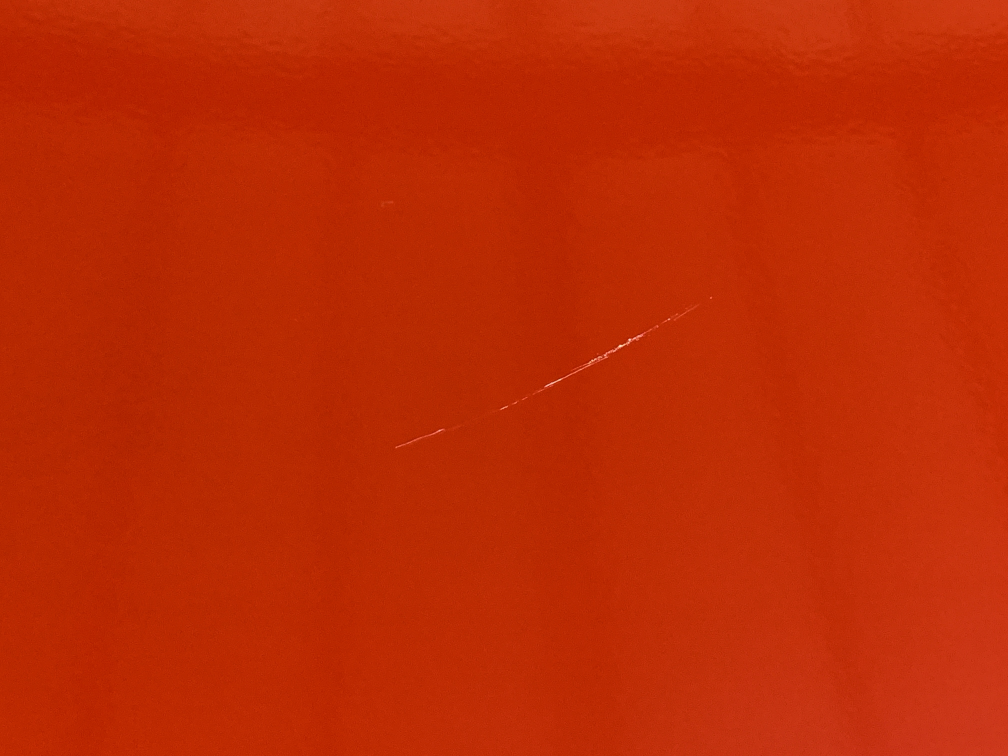
#> input picture images/defect1.jpg, 4032 x 3024 px (shown at 1/4 size); the run also reads 1 picture not shown here
$ jupyter execute '鈑金CH4-1_濾波器與傅立葉轉換.ipynb'   (older library calls are emulated)
#> lines starting #> are read from the running program, lines starting #| are printed output that depends on the picture; after the words box and inside, x2 and y2 are one past the last pixel; in counts of white or black regions, pixels touching at a corner belong together
# 鈑金表面瑕疵檢測影像實作

## 背景：
鈑金噴漆完成後，運送碰撞造成刮痕，透過影像分析，進行瑕疵檢測
## 目的：
以各類濾波器，對各種鈑金表面瑕疵影像，進行影像前處理，凸顯瑕疵特徵、過濾雜訊，以利後續分析

#### 處理流程:
0. 讀取影像、選取ROI
1. [空間域中的濾波](#space)
    * 1.1 [平滑化影像、消除雜訊](#space1)
        * 1.1.1 均值濾波 (Mean filter)
        * 1.1.2 高斯濾波
        * 1.1.3 中值濾波
        * 1.1.4 比較
    * 1.2 [銳化線條：強化物體的邊緣位置](#space2)
        * 1.2.1 高通濾波 (High Pass Filter)
2. [傅立葉轉換](#fourier)
    * 2.1 低通濾波
    * 2.2 高通濾波

3. [方法介紹](#learn)：
    * 3.1 雜訊
    * 3.2 低通濾波器：影像平滑化
        * 3.2.1 均值濾波 (Mean Filter)
        * 3.2.2 高斯濾波 (Gaussian Filter)
        * 3.2.3 中值濾波 (Median Filter)
        * 3.2.4 平滑濾波器處理雜訊影像
    * 3.3 高通濾波器(High Pass Filter)：影像銳化
    * 3.4 傅立葉轉換
        * 3.4.1 不同影像的傅立葉轉換比較
        * 3.4.2 頻率域上的濾波

[cell 1]
import cv2
import numpy as np
from matplotlib import pyplot as plt

## 讀取影像

先取單通道影像處理

[cell 2]
# 瑕疵1
defect1 = cv2.imread('./images/defect1.jpg', 0)
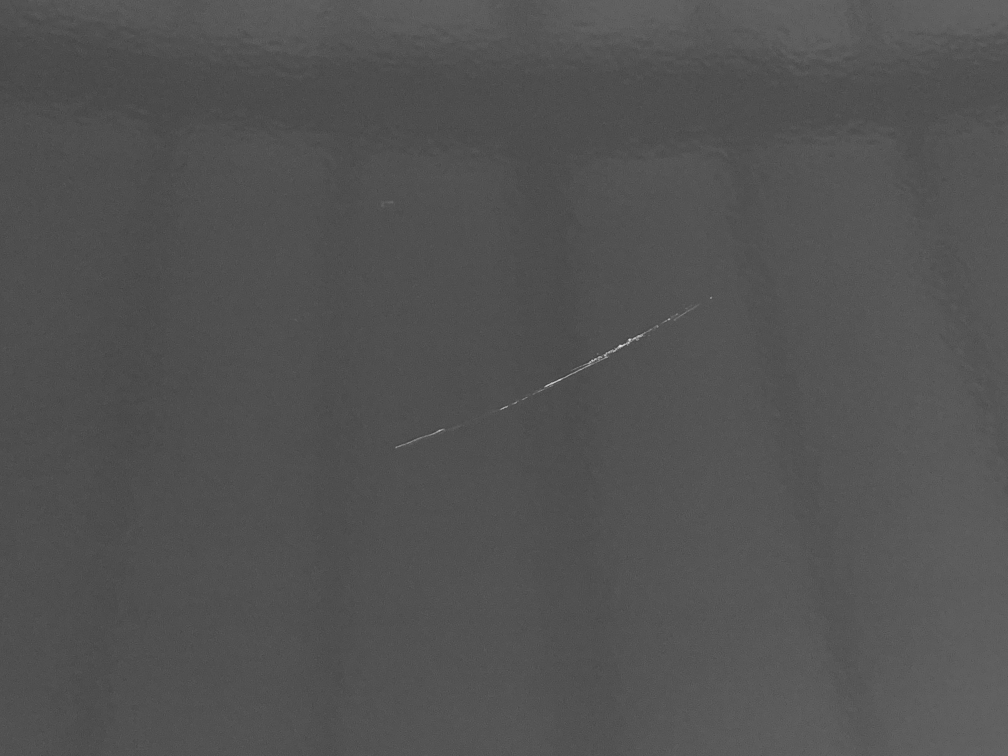
#> defect1: shape (3024, 4032) (shown at 1/4 size); min 44, max 242, mean 82.3
# 瑕疵2
defect2 = cv2.imread('./images/defect2.jpg', 0)
#> defect2: shape (3024, 4032); min 47, max 255, mean 87.1

plt.figure(figsize=(10,6))
plt.subplot(121)
plt.imshow(defect1, cmap = "gray")
plt.title("defect1_original")

plt.subplot(122)
plt.imshow(defect2, cmap = "gray")
plt.title("defect2_original")
plt.show()

# 影像尺寸
print(defect1.shape)
#| (3024, 4032)

## 調整影像尺寸

影像尺寸較大，需要更多的運算時間，在不影響辨識需要資訊量的條件下，可以適度縮小影像尺寸

[cell 3]
# 縮小百分之五十
scale_percent = 50 # percent of original size
width = int(defect1.shape[1] * scale_percent / 100)
#> width = 2016
height = int(defect1.shape[0] * scale_percent / 100)
#> height = 1512
dim = (width, height)
#> dim = (2016, 1512)

defect1 = cv2.resize(defect1, dim )
#> defect1: shape (1512, 2016)
defect2 = cv2.resize(defect2, dim )
#> defect2: shape (1512, 2016)


plt.figure(figsize=(15,15))
plt.subplot(121)
plt.imshow(defect1, cmap = "gray")
plt.title("defect1_resize")

plt.subplot(122)
plt.imshow(defect2, cmap = "gray")
plt.title("defect2_resize")
plt.show()
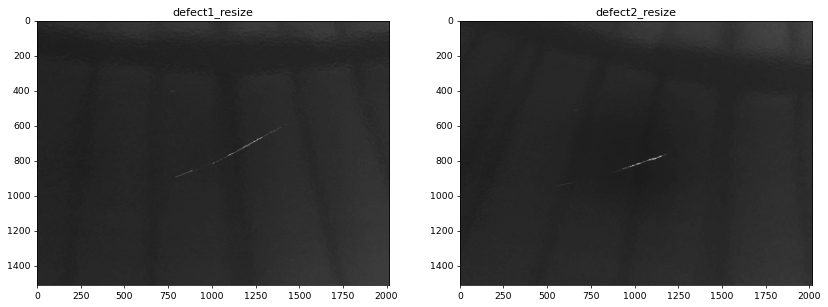
#> figure drawn by matplotlib, 2 panels

## 1. 空間域中的濾波 <a id='space'></a>

### 1.1 平滑化影像、消除雜訊 <a id = 'space1'></a>

### 1.1.1 均值濾波 (Mean filter)

[cell 4]
kernel_size = 15 # 遮罩大小
defect1_blur = cv2.blur(defect1,(kernel_size, kernel_size))
defect2_blur = cv2.blur(defect2,(kernel_size, kernel_size))

plt.figure(figsize=(15,12))
plt.subplot(221)
plt.imshow(defect1, cmap = "gray")
plt.title("defect1"),plt.xticks([]), plt.yticks([])
plt.subplot(222)
plt.imshow(defect2, cmap = "gray")
plt.title("defect2"),plt.xticks([]), plt.yticks([])

plt.subplot(223)
plt.imshow(defect1_blur, cmap='gray'),plt.title('defect1 + Mean filter')
plt.xticks([]), plt.yticks([])

plt.subplot(224)
plt.imshow(defect2_blur, cmap='gray'),plt.title('defect2 + Mean filter')
plt.xticks([]), plt.yticks([])
plt.show()
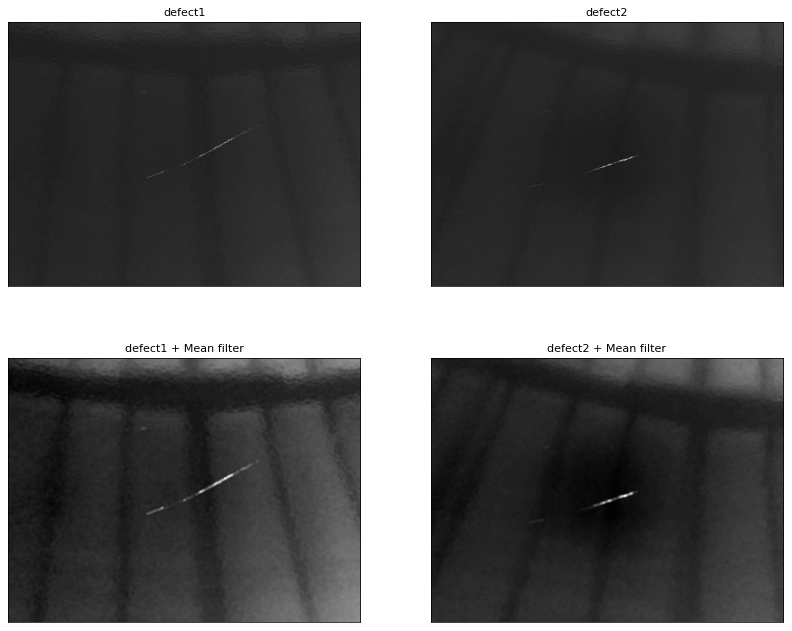
#> figure drawn by matplotlib, 4 panels

### 1.1.2 高斯濾波

[cell 5]
kernel_size = 15 # 遮罩大小
defect1_Gblur = cv2.GaussianBlur(defect1,(kernel_size, kernel_size),0)
defect2_Gblur = cv2.GaussianBlur(defect2,(kernel_size, kernel_size),0)
# 顯示影像
plt.figure(figsize=(15,12))
plt.subplot(221)
plt.imshow(defect1, cmap = "gray")
plt.title("defect1_ROI"),plt.xticks([]), plt.yticks([])
plt.subplot(222)
plt.imshow(defect2, cmap = "gray")
plt.title("defect2_ROI"),plt.xticks([]), plt.yticks([])

plt.subplot(223)
plt.imshow(defect1_Gblur, cmap='gray'),plt.title('defect1 + Gaussian filter')
plt.xticks([]), plt.yticks([])

plt.subplot(224)
plt.imshow(defect2_Gblur, cmap='gray'),plt.title('defect2 + Gaussian filter')
plt.xticks([]), plt.yticks([])
plt.show()

### 1.1.3 中值濾波

[cell 6]
kernel_size = 15 # 遮罩大小
defect1_Mblur = cv2.medianBlur(defect1, kernel_size)
defect2_Mblur = cv2.medianBlur(defect2, kernel_size)

plt.figure(figsize=(15,12))
plt.subplot(221)
plt.imshow(defect1, cmap = "gray")
plt.title("defect1_ROI"),plt.xticks([]), plt.yticks([])
plt.subplot(222)
plt.imshow(defect2, cmap = "gray")
plt.title("defect2_ROI"),plt.xticks([]), plt.yticks([])

plt.subplot(223)
plt.imshow(defect1_Mblur, cmap='gray'),plt.title('defect1 + Median filter')
plt.xticks([]), plt.yticks([])

plt.subplot(224)
plt.imshow(defect2_Mblur, cmap='gray'),plt.title('defect2 + Median filter')
plt.xticks([]), plt.yticks([])
plt.show()

### 1.1.4 比較

[cell 7]
plt.figure(figsize=(15,15))
plt.subplot(321)
plt.imshow(defect1_blur, cmap='gray'),plt.title('defect1 + Mean filter')
plt.xticks([]), plt.yticks([])
plt.subplot(322)
plt.imshow(defect2_blur, cmap='gray'),plt.title('defect2 + Mean filter')
plt.xticks([]), plt.yticks([])

plt.subplot(323)
plt.imshow(defect1_Gblur, cmap='gray'),plt.title('defect1 + Gaussian filter')
plt.xticks([]), plt.yticks([])
plt.subplot(324)
plt.imshow(defect2_Gblur, cmap='gray'),plt.title('defect2 + Gaussian filter')
plt.xticks([]), plt.yticks([])

plt.subplot(325)
plt.imshow(defect1_Mblur, cmap='gray'),plt.title('defect1 + Median filter')
plt.xticks([]), plt.yticks([])
plt.subplot(326)
plt.imshow(defect2_Mblur, cmap='gray'),plt.title('defect2 + Median filter')
plt.xticks([]), plt.yticks([])
plt.show()

-----------------------------------
### 1.2 銳化線條：強化物體的邊緣位置 <a id = 'space2'></a>

### 1.2.1 高通濾波 (High Pass Filter)：保持高頻部分，減少或消除低頻部分
將自己設計的矩陣，使用函式```cv2.filter2D```作為影像濾波器

以下設計兩個強度不同的高通濾波器

[cell 8]
# 高通濾波
kernel1 = np.array([[ -1, -1, -1],
                   [ -1, 8, -1],
                   [ -1, -1, -1]], np.float32)


defect1_HP = cv2.filter2D(defect1, -1, kernel1)
defect2_HP = cv2.filter2D(defect2, -1, kernel1)

plt.figure(figsize=(20,20))

plt.subplot(211)
plt.imshow(defect1_HP, cmap='gray'),plt.title('defect1 + kernel1')
plt.xticks([]), plt.yticks([])
plt.subplot(212)
plt.imshow(defect2_HP, cmap='gray'),plt.title('defect2 + kernel1')
plt.xticks([]), plt.yticks([])

[cell 9]
# 高通濾波
kernel1 = np.array([[ -1, -1, -1],
                   [ -1, 8, -1],
                   [ -1, -1, -1]], np.float32)


defect1_HP = cv2.filter2D(defect1, -1, kernel1)
defect2_HP = cv2.filter2D(defect2, -1, kernel1)

# 拉普拉斯
def LoG(img):
    # Apply Gaussian Blur
#     blur = cv2.GaussianBlur(img,(3,3),0)
    # Apply Laplacian operator in some higher datatype

    laplacian = cv2.Laplacian(img,cv2.CV_64F)
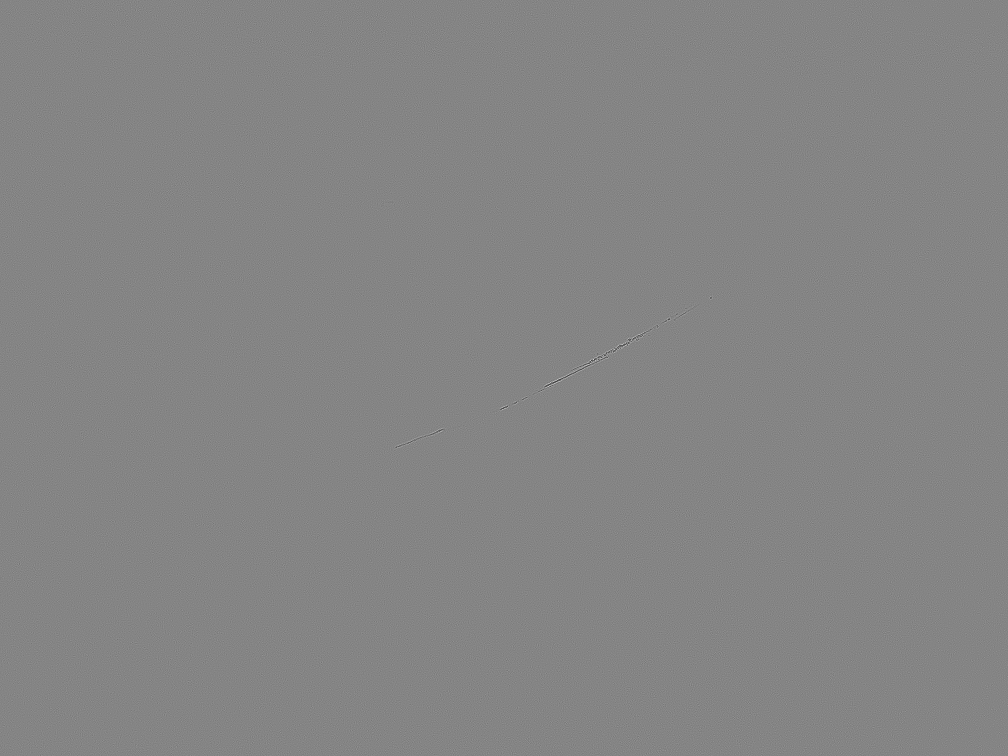
#> laplacian: shape (1512, 2016) float64 (shown at 1/2 size); min -150, max 138, mean 0; drawn with min black and max white

    # But this tends to localize the edge towards the brighter side.
    laplacian1 = laplacian/laplacian.max()

    return laplacian1


defect1_LoG = LoG(defect1)
defect2_LoG = LoG(defect2)

plt.figure(figsize=(20,20))
plt.subplot(321)
plt.imshow(defect1, cmap = "gray")
plt.title("defect1"),plt.xticks([]), plt.yticks([])
plt.subplot(322)
plt.imshow(defect2, cmap = "gray")
plt.title("defect2"),plt.xticks([]), plt.yticks([])

plt.subplot(323)
plt.imshow(defect1_HP, cmap='gray'),plt.title('defect1 + kernel1')
plt.xticks([]), plt.yticks([])
plt.subplot(324)
plt.imshow(defect2_HP, cmap='gray'),plt.title('defect2 + kernel1')
plt.xticks([]), plt.yticks([])

plt.subplot(325)
plt.imshow(defect1_LoG, cmap='gray'),plt.title('defect1 + LoG')
plt.xticks([]), plt.yticks([])
plt.subplot(326)
plt.imshow(defect2_LoG, cmap='gray'),plt.title('defect2 + LoG')
plt.xticks([]), plt.yticks([])

plt.show()

[cell 10]
img = cv2.GaussianBlur(defect1,(3,3),0)

x = cv2.Sobel(img,cv2.CV_16S,1,0)
y = cv2.Sobel(img,cv2.CV_16S,0,1)

absX = cv2.convertScaleAbs(x) # 轉回unit8
absY = cv2.convertScaleAbs(y)

dst = cv2.addWeighted(absX,0.5,absY,0.5,0)

plt.figure(figsize=(15,15))
plt.imshow(dst, cmap='gray'),plt.title('defect1 + sobel')
plt.xticks([]), plt.yticks([])

# [9 lines of commented-out code are left out]

[cell 11]
img = cv2.GaussianBlur(defect2,(3,3),0)

x = cv2.Sobel(img,cv2.CV_16S,1,0)
y = cv2.Sobel(img,cv2.CV_16S,0,1)

absX = cv2.convertScaleAbs(x) # 轉回unit8
absY = cv2.convertScaleAbs(y)

dst = cv2.addWeighted(absX,0.5,absY,0.5,0)

plt.figure(figsize=(15,15))
plt.imshow(dst, cmap='gray'),plt.title('defect2 + sobel')
plt.xticks([]), plt.yticks([])

----------------------------

## 2. 傅立葉轉換 <a id='fourier'></a>
### 以下執行影像的傅立葉轉換，並顯示頻譜圖，流程為：
* 取灰階影像，進行二維傅立葉轉換，取得頻率域影像
* 頻率域影像根據傅立葉轉換特性，進行**平移，將低頻像素移至中心位置**，得到影像 magnitude_spectrum，為一般提到的傅立葉轉換後的結果，**頻譜圖**

[cell 12]
# Compute the 2-dimensional discrete Fourier Transform
defect1_f = np.fft.fft2(defect1)
defect2_f = np.fft.fft2(defect2)

# 傅立葉轉換後，未做平移前的輸出影像
# 歸一化：取log 是因為顯示器顯示強度階層能力有限，用以減少過多強度階層，輸出較好的對比效果
defect1_f_org = 20 * np.log(np.abs(defect1_f))
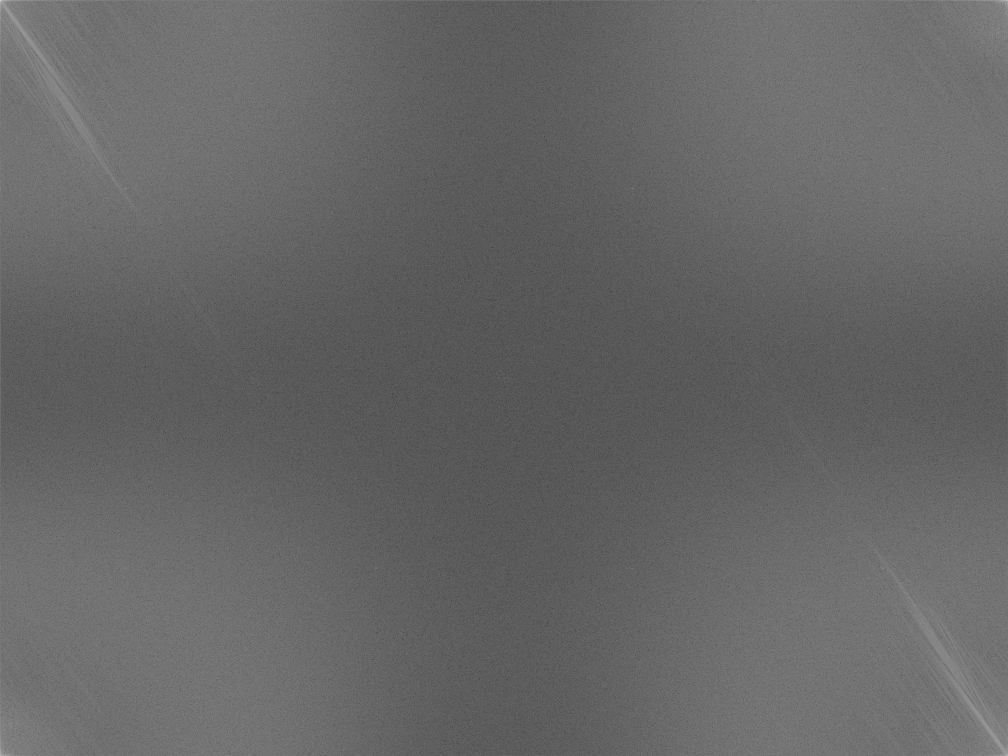
#> defect1_f_org: shape (1512, 2016) float64 (shown at 1/2 size); min 0.208, max 386.8, mean 155.8; drawn with min black and max white
defect2_f_org = 20* np.log(np.abs(defect2_f))

# 做平移將低頻的部分移到中間，高頻移至外圍，以呈現強度頻譜
defect1_fshift = np.fft.fftshift(defect1_f)
defect2_fshift = np.fft.fftshift(defect2_f)

defect1_magnitude_spectrum = 20 * np.log(np.abs(defect1_fshift)) # 歸一化輸出結果
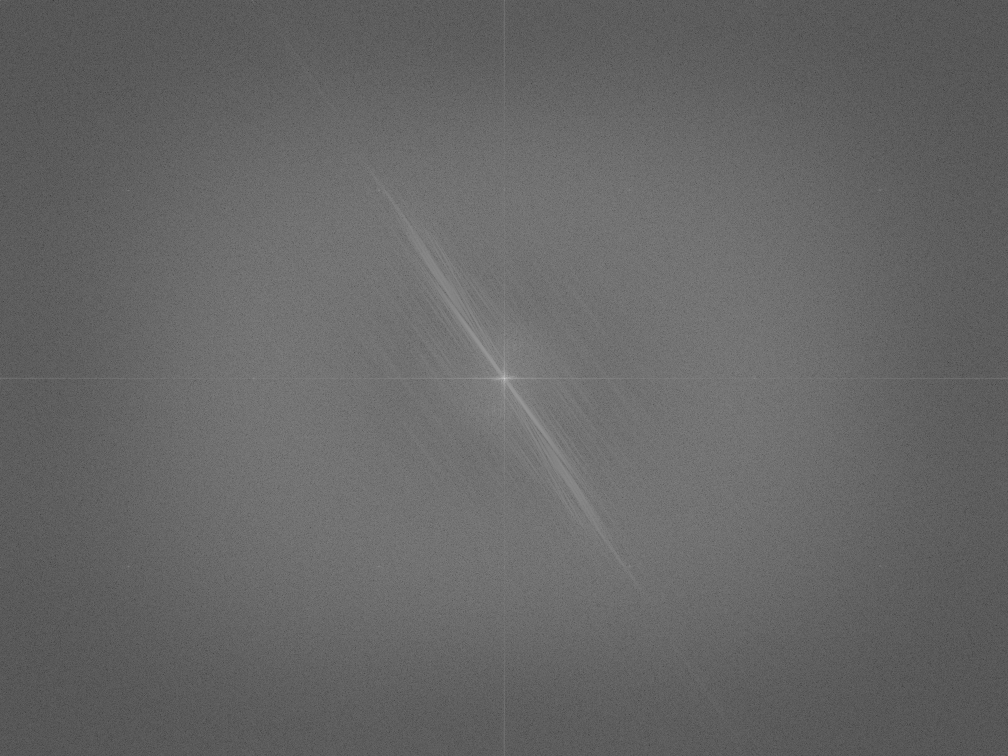
#> defect1_magnitude_spectrum: shape (1512, 2016) float64 (shown at 1/2 size); min 0.208, max 386.8, mean 155.8; drawn with min black and max white
defect2_magnitude_spectrum = 20 * np.log(np.abs(defect2_fshift)) # 歸一化輸出結果

plt.figure(figsize = (18,24))
plt.subplot(321), plt.imshow(defect1, cmap = "gray")
plt.title("defect1"), plt.xticks([]), plt.yticks([])

plt.subplot(322), plt.imshow(defect2, cmap = "gray")
plt.title("defect2"), plt.xticks([]), plt.yticks([])

plt.subplot(323), plt.imshow(defect1_f_org, cmap = "gray")
plt.title('defect1_f_org'), plt.xticks([]), plt.yticks([])
plt.subplot(324), plt.imshow(defect2_f_org, cmap = "gray")
plt.title("defect2_f_org"), plt.xticks([]), plt.yticks([])

plt.subplot(325), plt.imshow(defect1_magnitude_spectrum, cmap = "gray")
plt.title("defect1_magnitude_spectrum"), plt.xticks([]), plt.yticks([])
plt.subplot(326), plt.imshow(defect2_magnitude_spectrum, cmap = "gray")
plt.title("defect2_magnitude_spectrum"), plt.xticks([]), plt.yticks([])

plt.show()

### 2.1 低通濾波

[cell 13]
# 傅立葉轉換
defect1_f = np.fft.fft2(defect1)
defect2_f = np.fft.fft2(defect2)
# 做平移將低頻的部分移到中間，高頻移至外圍，以呈現強度頻譜
defect1_fshift = np.fft.fftshift(defect1_f)
defect2_fshift = np.fft.fftshift(defect2_f)

defect1_magnitude_spectrum = 20 * np.log(np.abs(defect1_fshift)) # 歸一化輸出結果
defect2_magnitude_spectrum = 20 * np.log(np.abs(defect2_fshift)) # 歸一化輸出結果
#----------------------------------
'''理想低通濾波'''
def IdealLowPassFilter(img_fshift, magnitude_spectrum):
    rows, cols = img_fshift.shape
#> rows = 1512; cols = 2016
    crow, ccol = rows//2 , cols//2
#> crow = 756; ccol = 1008
    ksize_row = int(crow*0.1)
#> ksize_row = 75
    ksize_col = int(ccol*0.1)
#> ksize_col = 100
    # 創建理想低通濾波器，低頻區域為 1， 高頻區域為 0
    mask = np.zeros(img_fshift.shape, np.uint8)
    mask[crow-ksize_row :crow+ksize_row , ccol-ksize_col:ccol+ksize_col] = 1
    # 濾波
    img_fshift = img_fshift*mask

    after_mask = magnitude_spectrum*mask
    # 反傅立葉
    img_ifshift = np.fft.ifftshift(img_fshift)
    img_back = np.fft.ifft2(img_ifshift)
    img_back = np.abs(img_back)
    return img_back ,mask ,after_mask
#----------------------------------
'''執行'''
defect1_ILP, d1ILP_mask, d1ILP_aftermask = IdealLowPassFilter(defect1_fshift, defect1_magnitude_spectrum)
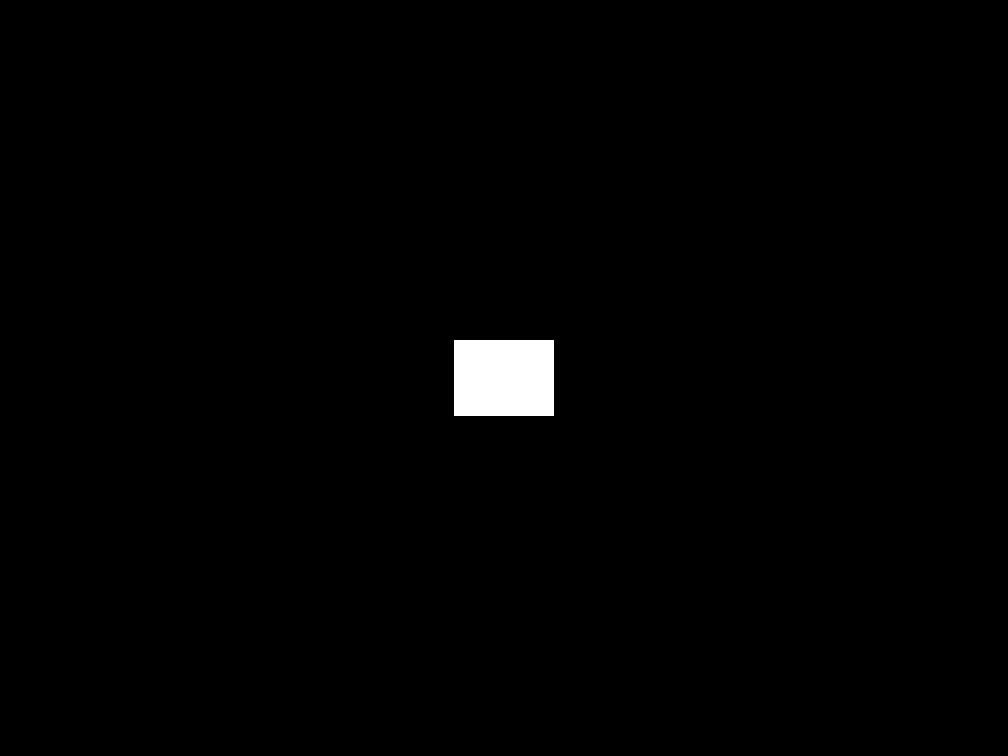
#> d1ILP_mask: shape (1512, 2016) (shown at 1/2 size); values 0 (black) and 1 (white), 0.98% white; 1 white region, box (x1, y1, x2, y2) and area: (908, 681, 1108, 831) 30000
defect2_ILP, d2ILP_mask, d2ILP_aftermask = IdealLowPassFilter(defect2_fshift, defect2_magnitude_spectrum)

#----------------------------------
'''顯示'''
plt.figure(figsize = (18,28))
# 低通濾波器
plt.subplot(421),plt.imshow(d1ILP_mask , cmap = "gray")
plt.title("Ideal Low Pass Filter"), plt.xticks([]), plt.yticks([])
# 傅立葉轉換頻譜圖
plt.subplot(423),plt.imshow(defect1_magnitude_spectrum, cmap = "gray")
plt.title("defect1_magnitude_spectrum"), plt.xticks([]), plt.yticks([])
plt.subplot(424),plt.imshow(defect2_magnitude_spectrum, cmap = "gray")
plt.title("defect2_magnitude_spectrum"), plt.xticks([]), plt.yticks([])
# 濾波後 頻譜圖
plt.subplot(425),plt.imshow(d1ILP_aftermask, cmap = "gray")
plt.title("defect1_aftermask"), plt.xticks([]), plt.yticks([])
plt.subplot(426),plt.imshow(d2ILP_aftermask, cmap = "gray")
plt.title("defect2_aftermask"), plt.xticks([]), plt.yticks([])
# 反傅立葉轉換濾波完成的影像
plt.subplot(427),plt.imshow(defect1_ILP, cmap = "gray")
plt.title("defect1 + Ideal Low Pass Filter"), plt.xticks([]), plt.yticks([])
plt.subplot(428),plt.imshow(defect2_ILP, cmap = "gray")
plt.title("defect2 + Ideal Low Pass Filter"), plt.xticks([]), plt.yticks([])

plt.show()
